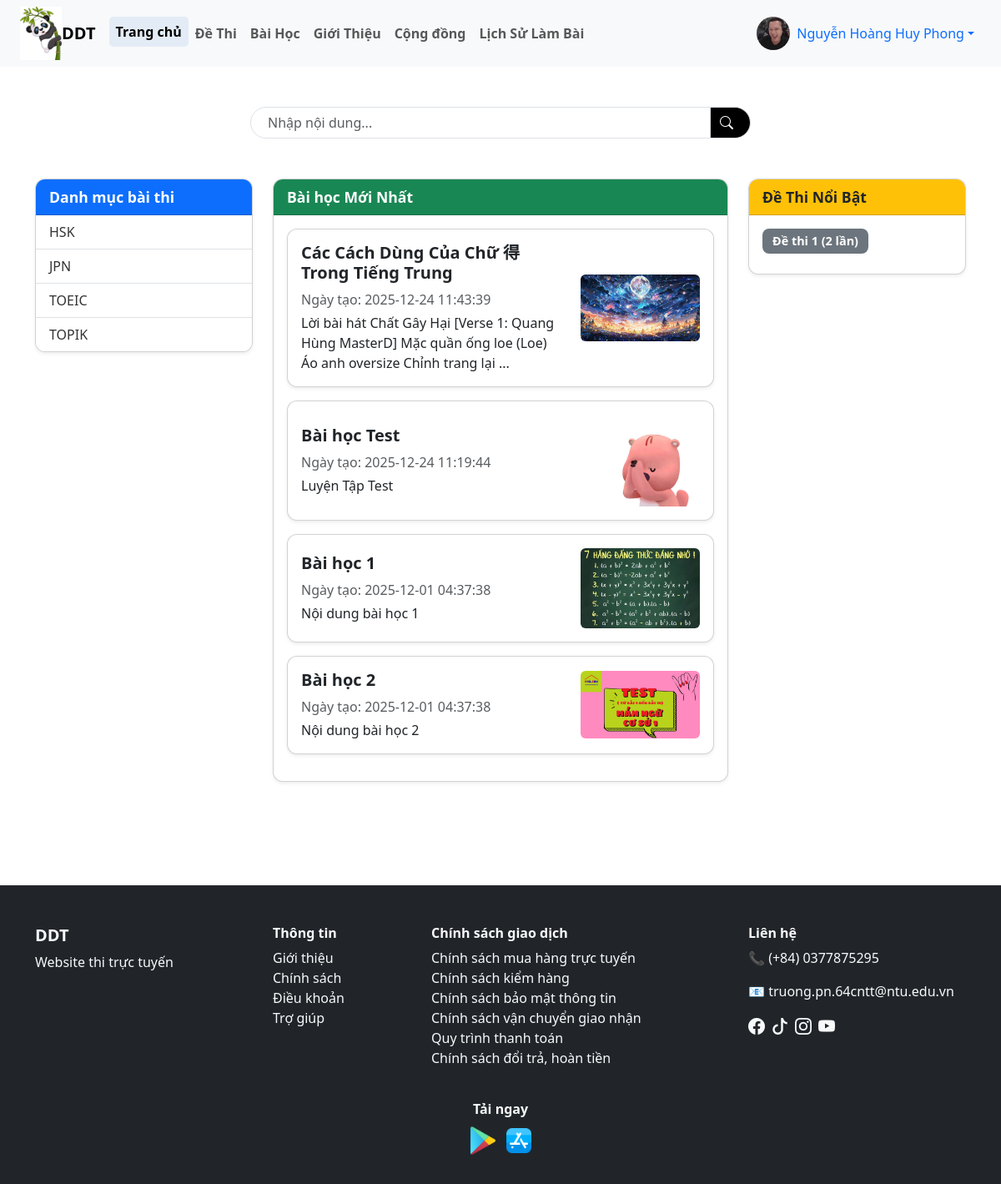
/user/index.php (signed in), run on the app's committed database.
### tables this page shows
CREATE TABLE `danh_muc_de_thi` (
  `id` int(11) NOT NULL,
  `ten_danh_muc` varchar(100) NOT NULL,
  `mo_ta` text DEFAULT NULL
);

CREATE TABLE `bai_hoc` (
  `id` varchar(10) NOT NULL,
  `tieu_de` varchar(255) NOT NULL,
  `noi_dung` text DEFAULT NULL,
  `anh_bai_hoc` varchar(255) DEFAULT NULL,
  `link_bai_hoc` varchar(255) DEFAULT NULL,
  `ngay_tao` datetime DEFAULT current_timestamp(),
  `id_danh_muc` int(11) DEFAULT NULL
);

### user/index.php (the view)
<?php
include("./header.php");
$sql = "SELECT * FROM danh_muc_de_thi ORDER BY ten_danh_muc ASC";
$result = mysqli_query($dbc, $sql);
$sql_bai_hoc = "SELECT * FROM bai_hoc ORDER BY ngay_tao DESC";
$result_bai_hoc = mysqli_query($dbc, $sql_bai_hoc);
?>
<form action="tim_kiem.php" method="GET">
    <div class="d-flex justify-content-center my-5">
        <div class="input-group search-box" style="max-width: 600px;">
            <input type="text" name="q" class="form-control" placeholder="Nhập nội dung..." required>
            <button class="input-group-text bg-black text-white border-start-0" type="submit">
                <i class="bi bi-search me-2"></i>
            </button>
        </div>
    </div>
</form>
<div class="container my-5">
    <div class="row">
        <div class="col-md-3 mb-4">
            <div class="card shadow-sm">
                <div class="card-header bg-primary text-white">Danh mục bài thi</div>
                <ul class="list-group list-group-flush">
                    <?php if(mysqli_num_rows($result) > 0): ?>
                    <?php while($row = mysqli_fetch_assoc($result)): ?>
                    <li class="list-group-item">
                        <a href="./bai_thi_theo_muc.php?id_dm=<?= $row['id'] ?>">
                            <?= $row['ten_danh_muc'] ?>
                        </a>
                    </li>
                    <?php endwhile; ?>
                    <?php else: ?>
                    <li class="list-group-item">Không có danh mục nào.</li>
                    <?php endif; ?>
                </ul>
            </div>
        </div>
        <div class="col-md-6 mb-4">
            <div class="card shadow-sm">
                <div class="card-header bg-success text-white">Bài học Mới Nhất</div>
                <div class="card-body">
                    <?php if(mysqli_num_rows($result_bai_hoc) > 0): ?>
                    <?php while($row = mysqli_fetch_assoc($result_bai_hoc)): ?>
                    <a href="./chi_tiet_bai_hoc.php?id_bh=<?= $row['id'] ?>" class="text-decoration-none text-dark">
                        <div class="card mb-3 shadow-sm lesson-card">
                            <div class="card-body">
                                <div class="row align-items-center">
                                    <div class="col-8">
                                        <h5 class="card-title fw-bold"><?= $row['tieu_de'] ?></h5>
                                        <p class="text-muted mb-1">Ngày tạo: <?= $row['ngay_tao'] ?></p>
                                        <p class="card-text">
                                            <?= mb_strlen($row['noi_dung']) > 120
                                                ? mb_substr($row['noi_dung'], 0, 120,) . '...'
                                                : $row['noi_dung'] ?>
                                        </p>
                                    </div>
                                    <div class="col-4 text-end">
                                        <?php if(!empty($row['anh_bai_hoc'])): ?>
                                        <img src="./image_baihoc/<?= $row['anh_bai_hoc'] ?>"
                                            alt="<?= $row['tieu_de'] ?>" class="img-fluid rounded"
                                            style="max-height: 110px; object-fit: cover;">
                                        <?php endif; ?>
                                    </div>
                                </div>
                            </div>
                        </div>
                    </a>
                    <?php endwhile; ?>
                    <?php else: ?>
                    <p>Hiện chưa có bài học nào.</p>
                    <?php endif; ?>
                </div>
            </div>
        </div>
        <?php
            $sql_top = "
                SELECT d.ten_de_thi, k.id_de_thi, COUNT(*) AS so_lan_lam
                FROM ket_qua_thi k
                JOIN de_thi d ON k.id_de_thi = d.id
                GROUP BY k.id_de_thi, d.ten_de_thi
                ORDER BY so_lan_lam DESC
                LIMIT 5
            ";
            $rs_top = mysqli_query($dbc, $sql_top);
        ?>
        <div class="col-md-3 mb-4">
            <div class="card shadow-sm">
                <div class="card-header bg-warning text-dark">Đề Thi Nổi Bật</div>
                <div class="card-body">
                    <?php while($row = mysqli_fetch_assoc($rs_top)): ?>
                    <a href="chi_tiet_de_thi.php?id=<?= $row['id_de_thi'] ?>" class="text-decoration-none">
                        <span class="badge bg-secondary mb-2 d-inline-block">
                            <?= htmlspecialchars($row['ten_de_thi']) ?> (<?= $row['so_lan_lam'] ?> lần)
                        </span>
                    </a>
                    <?php endwhile; ?>
                </div>
            </div>
        </div>
    </div>
</div>
<?php include("./footer.php"); ?>

### user/CSS/style_user.css (style rules this page uses)
.card { border-radius: 12px; overflow: hidden; }
.card-header { font-weight: 600; font-size: 1.1rem; }
.list-group-item a { text-decoration: none; color: #333; font-weight: 500; }
.lesson-card { transition: 0.25s; border-radius: 12px; }
.badge { font-size: 0.9rem; padding: 8px 12px; border-radius: 8px; }
.search-box input { border-radius: 30px 0 0 30px; padding-left: 20px; }
.search-box button { border-radius: 0 30px 30px 0; }

### data on the page
danh_muc_de_thi: ten_danh_muc "HSK"
danh_muc_de_thi: ten_danh_muc "JPN"
danh_muc_de_thi: ten_danh_muc "TOEIC"
danh_muc_de_thi: ten_danh_muc "TOPIK"
bai_hoc: tieu_de "Các Cách Dùng Của Chữ 得 Trong Tiếng Trung", ngay_tao "2025-12-24 11:43:39", noi_dung "Lời bài hát Chất Gây Hại [Verse 1: Quang Hùng MasterD] Mặc quần ống loe (Loe) Áo anh oversize Chỉnh trang lại", anh_bai_hoc (picture)
bai_hoc: tieu_de "Bài học Test", ngay_tao "2025-12-24 11:19:44", noi_dung "Luyện Tập Test", anh_bai_hoc (picture)
bai_hoc: tieu_de "Bài học 1", ngay_tao "2025-12-01 04:37:38", noi_dung "Nội dung bài học 1", anh_bai_hoc (picture)
bai_hoc: tieu_de "Bài học 2", ngay_tao "2025-12-01 04:37:38", noi_dung "Nội dung bài học 2", anh_bai_hoc (picture)

### other printed values
$_SESSION['ho_ten'] "Nguyễn Hoàng Huy Phong"
$row['ten_de_thi'] "Đề thi 1"
$row['so_lan_lam'] "2"
